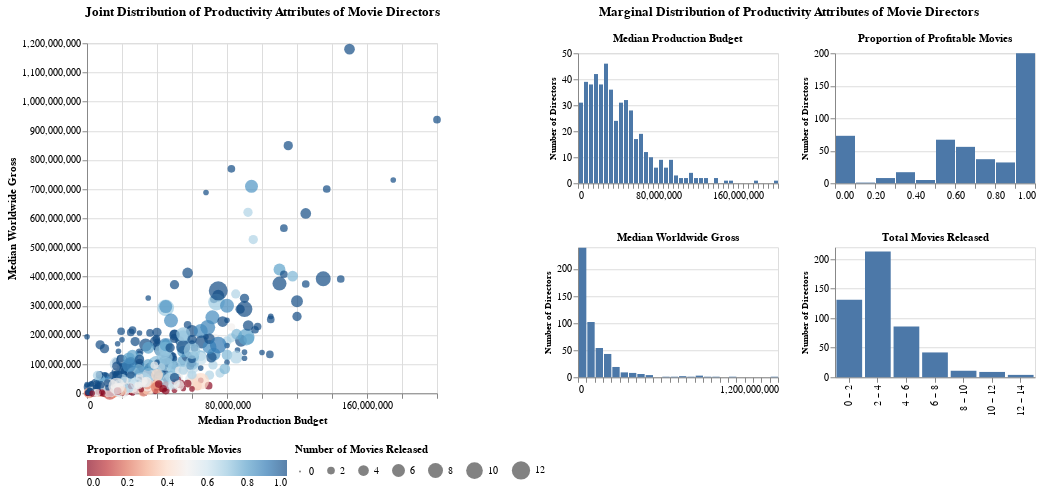

Notebook cell for this chart:
### Code cell
### Plot the LHS chart of joint distributions
lhs = alt.Chart(movies_director_df, title=alt.Title("Joint Distribution of Productivity Attributes of Movie Directors", dy=-15)).mark_point(filled=True).encode(
    alt.X("Production_Budget_median:Q").title("Median Production Budget"),
    alt.Y("Worldwide_Gross_median:Q").title("Median Worldwide Gross"),
    alt.Size("total_movies").legend(title="Number of Movies Released", orient='bottom'),
    alt.Color("Worldwide_Profit_prop", scale=alt.Scale(domainMid=0.5, scheme='redblue')).legend(title="Proportion of Profitable Movies", orient='bottom'),
    alt.OpacityValue(0.7),
    tooltip = [alt.Tooltip("Director"),
               alt.Tooltip("total_movies"),
               alt.Tooltip("Worldwide_Profit_prop")]
).properties(
    width=350,
    height=350
)



### Plot the RHS charts of marginal distributions
rhs1 = alt.Chart(movies_director_df, title=alt.Title("Median Production Budget", fontSize=11)).mark_bar().encode(
    alt.X("Production_Budget_median:Q").bin(maxbins=50).title(""),
    alt.Y('count()', axis=alt.Axis(title="Number of Directors", titleFontSize=9))
).properties(
    width=200,
    height=130
)

rhs2 = alt.Chart(movies_director_df, title=alt.Title("Median Worldwide Gross", fontSize=11)).mark_bar().encode(
    alt.X("Worldwide_Gross_median:Q").bin(maxbins=50).title(""),
    alt.Y('count()', axis=alt.Axis(title="Number of Directors", titleFontSize=9))
).properties(
    width=200,
    height=130
)

rhs3 = alt.Chart(movies_director_df, title=alt.Title("Proportion of Profitable Movies", fontSize=11)).mark_bar().encode(
    alt.X("Worldwide_Profit_prop:Q").bin(maxbins=10).title(""),
    alt.Y('count()', axis=alt.Axis(title="Number of Directors", titleFontSize=9))
).properties(
    width=200,
    height=130
)

rhs4 = alt.Chart(movies_director_df, title=alt.Title("Total Movies Released", fontSize=11)).mark_bar().encode(
    alt.X("total_movies:O").bin(maxbins=10).title(""),
    alt.Y('count()', axis=alt.Axis(title="Number of Directors", titleFontSize=9))
).properties(
    width=200,
    height=130
)



### Concatenate the charts
rhs_1 = alt.vconcat(rhs1, rhs2, spacing=30)
rhs_2 = alt.vconcat(rhs3, rhs4, spacing=30)
rhs = alt.hconcat(rhs_1, rhs_2, title=alt.Title("Marginal Distribution of Productivity Attributes of Movie Directors", anchor='middle', dy=-10))

alt.hconcat(lhs, rhs, spacing = 100, center=True)

### Figure 1 — Vega-Lite specification as saved in the notebook (floating-point values rounded to 4 significant figures; data arrays with more than 128 entries replaced by an {"elided": "..."} marker saying what was removed)
{"config": {"view": {"continuousWidth": 300, "continuousHeight": 300}}, "hconcat": [{"mark": {"type": "point", "filled": true}, "encoding": {"color": {"field": "Worldwide_Profit_prop", "legend": {"title": "Proportion of Profitable Movies", "orient": "bottom"}, "scale": {"domainMid": 0.5, "scheme": "redblue"}, "type": "quantitative"}, "opacity": {"value": 0.7}, "size": {"field": "total_movies", "legend": {"title": "Number of Movies Released", "orient": "bottom"}, "type": "quantitative"}, "tooltip": [{"field": "Director", "type": "nominal"}, {"field": "total_movies", "type": "quantitative"}, {"field": "Worldwide_Profit_prop", "type": "quantitative"}], "x": {"field": "Production_Budget_median", "title": "Median Production Budget", "type": "quantitative"}, "y": {"field": "Worldwide_Gross_median", "title": "Median Worldwide Gross", "type": "quantitative"}}, "height": 350, "title": {"text": "Joint Distribution of Productivity Attributes of Movie Directors", "dy": -15}, "width": 350}, {"hconcat": [{"vconcat": [{"mark": {"type": "bar"}, "encoding": {"x": {"bin": {"maxbins": 50}, "field": "Production_Budget_median", "title": "", "type": "quantitative"}, "y": {"aggregate": "count", "axis": {"title": "Number of Directors", "titleFontSize": 9}, "type": "quantitative"}}, "height": 130, "title": {"text": "Median Production Budget", "fontSize": 11}, "width": 200}, {"mark": {"type": "bar"}, "encoding": {"x": {"bin": {"maxbins": 50}, "field": "Worldwide_Gross_median", "title": "", "type": "quantitative"}, "y": {"aggregate": "count", "axis": {"title": "Number of Directors", "titleFontSize": 9}, "type": "quantitative"}}, "height": 130, "title": {"text": "Median Worldwide Gross", "fontSize": 11}, "width": 200}], "spacing": 30}, {"vconcat": [{"mark": {"type": "bar"}, "encoding": {"x": {"bin": {"maxbins": 10}, "field": "Worldwide_Profit_prop", "title": "", "type": "quantitative"}, "y": {"aggregate": "count", "axis": {"title": "Number of Directors", "titleFontSize": 9}, "type": "quantitative"}}, "height": 130, "title": {"text": "Proportion of Profitable Movies", "fontSize": 11}, "width": 200}, {"mark": {"type": "bar"}, "encoding": {"x": {"bin": {"maxbins": 10}, "field": "total_movies", "title": "", "type": "ordinal"}, "y": {"aggregate": "count", "axis": {"title": "Number of Directors", "titleFontSize": 9}, "type": "quantitative"}}, "height": 130, "title": {"text": "Total Movies Released", "fontSize": 11}, "width": 200}], "spacing": 30}], "title": {"text": "Marginal Distribution of Productivity Attributes of Movie Directors", "anchor": "middle", "dy": -10}}], "center": true, "data": {"name": "data-40981d51cf6073123c2746271f04e155"}, "spacing": 100, "$schema": "https://vega.github.io/schema/vega-lite/v5.8.0.json", "datasets": {"data-40981d51cf6073123c2746271f04e155": {"elided": "496 records"}}}
